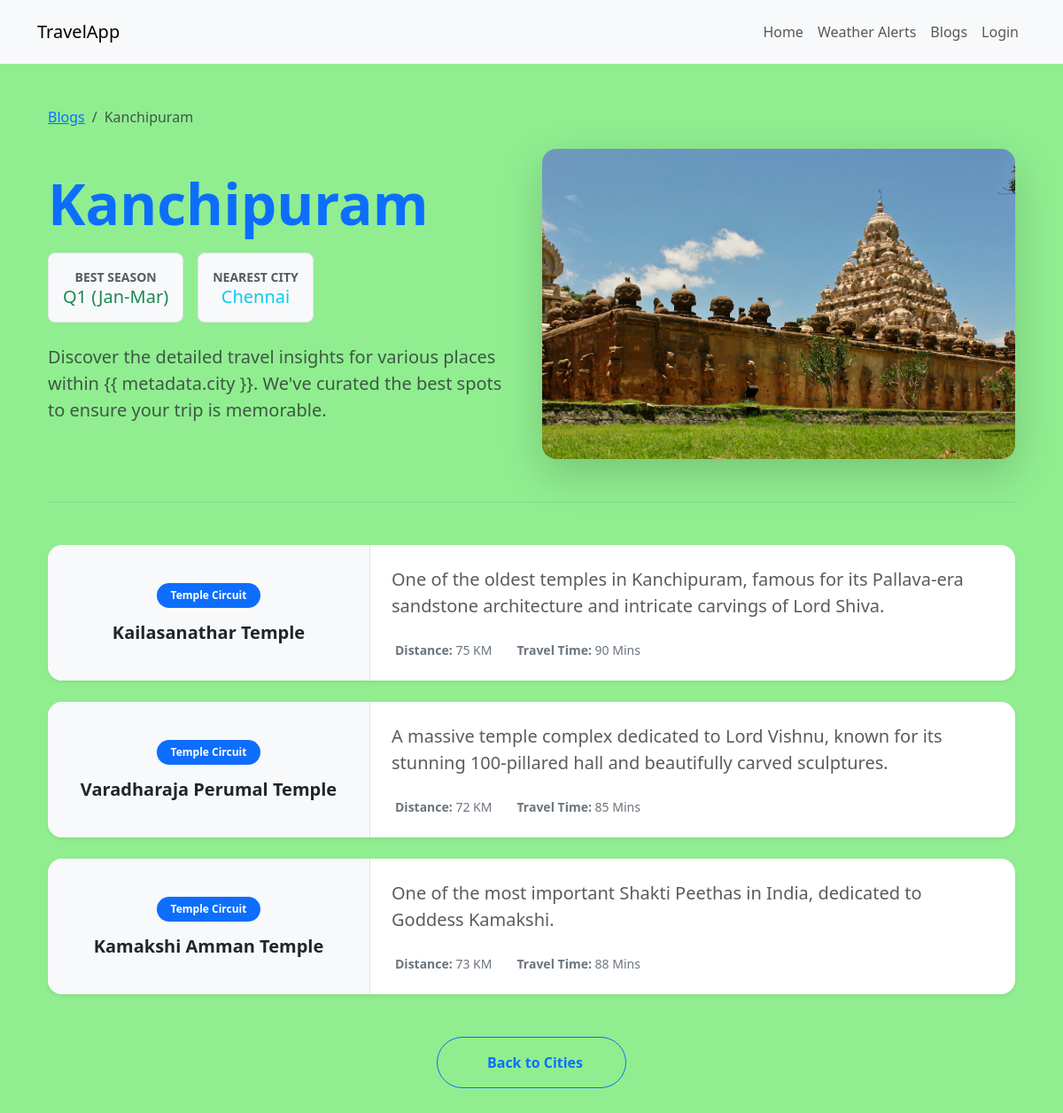
/blogs/Kanchipuram/, run on the app's committed database.
### blogs/views.py (the view)
# urls.py: path('<str:city_name>/', city_detail, name='city_detail'),
def city_detail(request, city_name):
    conn = get_db_connection()
    cursor = conn.cursor()
    cursor.execute('SELECT * FROM blogs WHERE city = ? ORDER BY id ASC', (city_name,))
    blogs = [dict(row) for row in cursor.fetchall()]
    conn.close()
    if not blogs:
        return render(request, 'blogs/city_detail.html', {'city_name': city_name, 'blogs': []})
    metadata = {
        'city': city_name,
        'image_url': f"{settings.MEDIA_URL}{CITY_IMAGES.get(city_name, 'packages/default.jpg')}",
        'nearest_city': blogs[0]['nearest_city'],
        'best_season': blogs[0]['best_season']
    }
    return render(request, 'blogs/city_detail.html', {'metadata': metadata, 'blogs': blogs})

### blogs/views.py (called while the page is built)
def get_db_connection():
    conn = sqlite3.connect(DB_PATH)
    conn.row_factory = sqlite3.Row
    return conn

### blogs/templates/blogs/city_detail.html (shortened to what this page needs)
{% extends 'base.html' %}
{% block content %}
<div class="container mt-5">
    <nav aria-label="breadcrumb">
        <ol class="breadcrumb">
            <li class="breadcrumb-item"><a href="{% url 'blog_list' %}">Blogs</a></li>
            <li class="breadcrumb-item active" aria-current="page">{{ metadata.city }}</li>
        </ol>
    </nav>
    <div class="row align-items-center mb-5 mt-4">
        <div class="col-md-6">
            <h1 class="display-3 fw-bold text-primary mb-3">{{ metadata.city }}</h1>
            <div class="d-flex gap-3 mb-4">
                <div class="p-3 bg-light rounded-3 text-center border">
                    <div class="small text-muted text-uppercase fw-bold">Best Season</div>
                    <div class="h5 mb-0 text-success">{{ metadata.best_season }}</div>
                </div>
                <div class="p-3 bg-light rounded-3 text-center border">
                    <div class="small text-muted text-uppercase fw-bold">Nearest City</div>
                    <div class="h5 mb-0 text-info">{{ metadata.nearest_city }}</div>
                </div>
            </div>
            <p class="lead text-muted">Discover the detailed travel insights for various places within {{ metadata.city
                }}. We've curated the best spots to ensure your trip is memorable.</p>
        </div>
        <div class="col-md-6">
            <div class="rounded-4 overflow-hidden shadow-lg">
                <img src="{{ metadata.image_url }}" class="img-fluid w-100" style="height: 350px; object-fit: cover;"
                    alt="{{ metadata.city }}">
            </div>
        </div>
    </div>
    <hr class="my-5 opacity-10">
    <div class="row row-cols-1 g-4">
        {% for blog in blogs %}
        <div class="col">
            <div class="card shadow-sm border-0 bg-white rounded-4 overflow-hidden hover-card">
                <div class="row g-0">
                    <div class="col-md-4 bg-light d-flex align-items-center justify-content-center p-4 border-end">
                        <div class="text-center">
                            <span class="badge bg-primary px-3 py-2 mb-3 rounded-pill">{{ blog.circuit }}</span>
                            <h4 class="h5 fw-bold mb-0 text-dark">{{ blog.place }}</h4>
                        </div>
                    </div>
                    <div class="col-md-8">
                        <div class="card-body p-4">
                            <p class="card-text text-muted mb-4 fs-5">{{ blog.description }}</p>
                            <div class="d-flex flex-wrap gap-4 text-secondary small">
                                <div>
                                    <strong>Distance:</strong> {{ blog.distance_km }} KM
                                </div>
                                <div>
                                    <strong>Travel Time:</strong> {{ blog.travel_time_min }} Mins
                                </div>
                            </div>
                        </div>
                    </div>
                </div>
            </div>
        </div>
        {% empty %}
        <div class="col-12 text-center py-5">
            <p class="text-muted">No specific places listed for this city yet.</p>
        </div>
        {% endfor %}
    </div>
    <div class="text-center mt-5 mb-5">
        <a href="{% url 'blog_list' %}" class="btn btn-outline-primary px-5 py-3 rounded-pill fw-bold">
             Back to Cities
        </a>
    </div>
</div>
{% endblock %}

### templates/base.html (style rules this page uses)
body { background-color: #90ee90; }

### blogs/templates/blogs/city_detail.html (style rules this page uses)
.rounded-4 { border-radius: 1rem !important; }
.hover-card { transition: all 0.3s ease; }
.opacity-10 { opacity: 0.1; }

### data on the page
blogs: circuit "Temple Circuit", place "Kailasanathar Temple", description "One of the oldest temples in Kanchipuram, famous for its Pallava-era sandstone architecture and intricate carvings of Lord Shiva.", distance_km "75", travel_time_min "90"
blogs: circuit "Temple Circuit", place "Varadharaja Perumal Temple", description "A massive temple complex dedicated to Lord Vishnu, known for its stunning 100-pillared hall and beautifully carved sculptures.", distance_km "72", travel_time_min "85"
blogs: circuit "Temple Circuit", place "Kamakshi Amman Temple", description "One of the most important Shakti Peethas in India, dedicated to Goddess Kamakshi.", distance_km "73", travel_time_min "88"

### other printed values
{{ metadata.city }} "Kanchipuram"
{{ metadata.best_season }} "Q1 (Jan-Mar)"
{{ metadata.nearest_city }} "Chennai"
